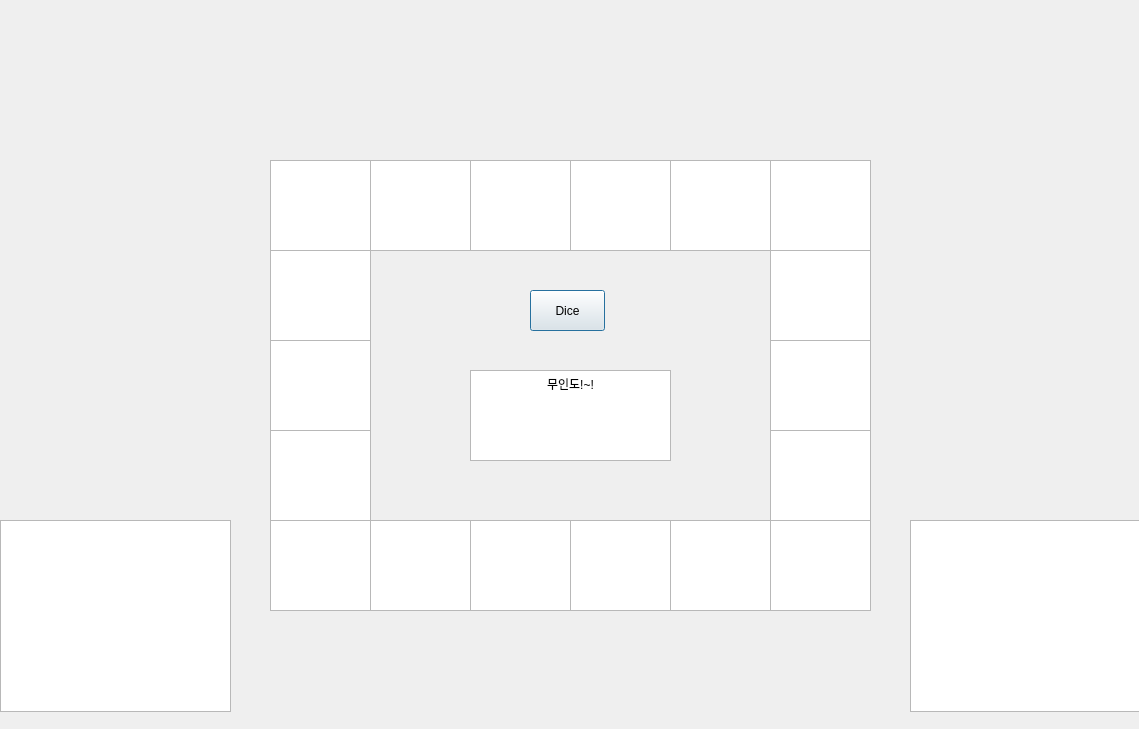
<?xml version="1.0" encoding="UTF-8"?>
<ui version="4.0">
 <class>Dialog</class>
 <widget class="QDialog" name="Dialog">
  <property name="geometry">
   <rect>
    <x>0</x>
    <y>0</y>
    <width>1139</width>
    <height>729</height>
   </rect>
  </property>
  <property name="windowTitle">
   <string>Dialog</string>
  </property>
  <widget class="QGraphicsView" name="graphicsView">
   <property name="geometry">
    <rect>
     <x>370</x>
     <y>520</y>
     <width>101</width>
     <height>91</height>
    </rect>
   </property>
  </widget>
  <widget class="QGraphicsView" name="graphicsView_2">
   <property name="geometry">
    <rect>
     <x>470</x>
     <y>520</y>
     <width>101</width>
     <height>91</height>
    </rect>
   </property>
  </widget>
  <widget class="QGraphicsView" name="graphicsView_3">
   <property name="geometry">
    <rect>
     <x>670</x>
     <y>520</y>
     <width>101</width>
     <height>91</height>
    </rect>
   </property>
  </widget>
  <widget class="QGraphicsView" name="graphicsView_4">
   <property name="geometry">
    <rect>
     <x>570</x>
     <y>520</y>
     <width>101</width>
     <height>91</height>
    </rect>
   </property>
  </widget>
  <widget class="QGraphicsView" name="graphicsView_5">
   <property name="geometry">
    <rect>
     <x>470</x>
     <y>160</y>
     <width>101</width>
     <height>91</height>
    </rect>
   </property>
  </widget>
  <widget class="QGraphicsView" name="graphicsView_6">
   <property name="geometry">
    <rect>
     <x>670</x>
     <y>160</y>
     <width>101</width>
     <height>91</height>
    </rect>
   </property>
  </widget>
  <widget class="QGraphicsView" name="graphicsView_7">
   <property name="geometry">
    <rect>
     <x>370</x>
     <y>160</y>
     <width>101</width>
     <height>91</height>
    </rect>
   </property>
  </widget>
  <widget class="QGraphicsView" name="graphicsView_8">
   <property name="geometry">
    <rect>
     <x>570</x>
     <y>160</y>
     <width>101</width>
     <height>91</height>
    </rect>
   </property>
  </widget>
  <widget class="QGraphicsView" name="graphicsView_9">
   <property name="geometry">
    <rect>
     <x>270</x>
     <y>520</y>
     <width>101</width>
     <height>91</height>
    </rect>
   </property>
  </widget>
  <widget class="QGraphicsView" name="graphicsView_10">
   <property name="geometry">
    <rect>
     <x>270</x>
     <y>430</y>
     <width>101</width>
     <height>91</height>
    </rect>
   </property>
  </widget>
  <widget class="QGraphicsView" name="graphicsView_11">
   <property name="geometry">
    <rect>
     <x>270</x>
     <y>340</y>
     <width>101</width>
     <height>91</height>
    </rect>
   </property>
  </widget>
  <widget class="QGraphicsView" name="graphicsView_12">
   <property name="geometry">
    <rect>
     <x>270</x>
     <y>250</y>
     <width>101</width>
     <height>91</height>
    </rect>
   </property>
  </widget>
  <widget class="QGraphicsView" name="graphicsView_13">
   <property name="geometry">
    <rect>
     <x>270</x>
     <y>160</y>
     <width>101</width>
     <height>91</height>
    </rect>
   </property>
  </widget>
  <widget class="QGraphicsView" name="graphicsView_14">
   <property name="geometry">
    <rect>
     <x>770</x>
     <y>520</y>
     <width>101</width>
     <height>91</height>
    </rect>
   </property>
  </widget>
  <widget class="QGraphicsView" name="graphicsView_15">
   <property name="geometry">
    <rect>
     <x>770</x>
     <y>160</y>
     <width>101</width>
     <height>91</height>
    </rect>
   </property>
  </widget>
  <widget class="QGraphicsView" name="graphicsView_16">
   <property name="geometry">
    <rect>
     <x>770</x>
     <y>430</y>
     <width>101</width>
     <height>91</height>
    </rect>
   </property>
  </widget>
  <widget class="QGraphicsView" name="graphicsView_17">
   <property name="geometry">
    <rect>
     <x>770</x>
     <y>340</y>
     <width>101</width>
     <height>91</height>
    </rect>
   </property>
  </widget>
  <widget class="QGraphicsView" name="graphicsView_18">
   <property name="geometry">
    <rect>
     <x>770</x>
     <y>250</y>
     <width>101</width>
     <height>91</height>
    </rect>
   </property>
  </widget>
  <widget class="QPushButton" name="pushButton_2">
   <property name="geometry">
    <rect>
     <x>530</x>
     <y>290</y>
     <width>75</width>
     <height>41</height>
    </rect>
   </property>
   <property name="text">
    <string>Dice</string>
   </property>
  </widget>
  <widget class="QTextEdit" name="textEdit">
   <property name="geometry">
    <rect>
     <x>470</x>
     <y>370</y>
     <width>201</width>
     <height>91</height>
    </rect>
   </property>
   <property name="html">
    <string>&lt;!DOCTYPE HTML PUBLIC &quot;-//W3C//DTD HTML 4.0//EN&quot; &quot;http://www.w3.org/TR/REC-html40/strict.dtd&quot;&gt;
&lt;html&gt;&lt;head&gt;&lt;meta name=&quot;qrichtext&quot; content=&quot;1&quot; /&gt;&lt;style type=&quot;text/css&quot;&gt;
p, li { white-space: pre-wrap; }
&lt;/style&gt;&lt;/head&gt;&lt;body style=&quot; font-family:'Gulim'; font-size:9pt; font-weight:400; font-style:normal;&quot;&gt;
&lt;p align=&quot;center&quot; style=&quot; margin-top:0px; margin-bottom:0px; margin-left:0px; margin-right:0px; -qt-block-indent:0; text-indent:0px;&quot;&gt;무인도!~!&lt;/p&gt;&lt;/body&gt;&lt;/html&gt;</string>
   </property>
  </widget>
  <widget class="QTextBrowser" name="textBrowser">
   <property name="geometry">
    <rect>
     <x>0</x>
     <y>520</y>
     <width>231</width>
     <height>192</height>
    </rect>
   </property>
  </widget>
  <widget class="QTextBrowser" name="textBrowser_2">
   <property name="geometry">
    <rect>
     <x>910</x>
     <y>520</y>
     <width>231</width>
     <height>192</height>
    </rect>
   </property>
  </widget>
 </widget>
 <resources/>
 <connections/>
</ui>
